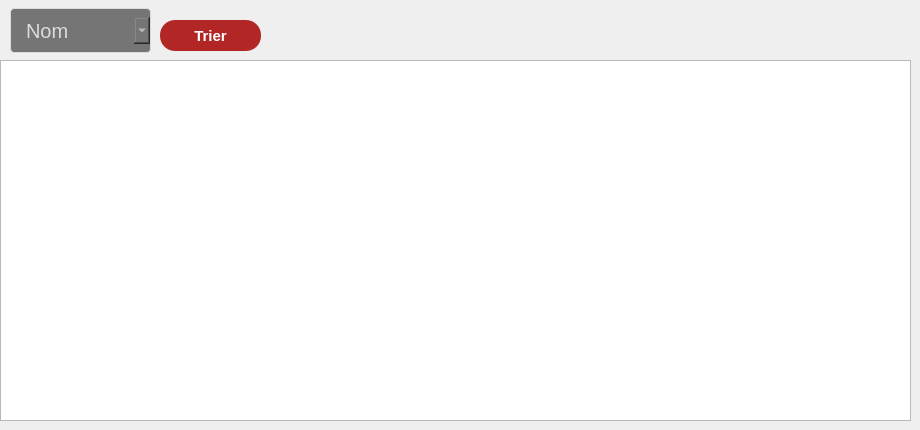
        <widget class="QWidget" name="tab_9">
         <attribute name="title">
          <string>Trier</string>
         </attribute>
         <widget class="QPushButton" name="trier">
          <property name="geometry">
           <rect>
            <x>160</x>
            <y>20</y>
            <width>101</width>
            <height>31</height>
           </rect>
          </property>
          <property name="font">
           <font>
            <family>Arial</family>
            <pointsize>-1</pointsize>
            <weight>75</weight>
            <bold>true</bold>
           </font>
          </property>
          <property name="styleSheet">
           <string notr="true">QPushButton {
color: #fff;
background:#b22626;
border-radius: 15px;
font-size:15px;
font-family:Arial, Helvetica, sans-serif;
}
QPushButton:hover {
color:#fff;
border:15px;
background:#6a1616;
}</string>
          </property>
          <property name="text">
           <string>Trier</string>
          </property>
         </widget>
         <widget class="QComboBox" name="comboBox_trier">
          <property name="geometry">
           <rect>
            <x>10</x>
            <y>0</y>
            <width>141</width>
            <height>61</height>
           </rect>
          </property>
          <property name="styleSheet">
           <string notr="true">QComboBox {
  width: 100%;
  padding: 10px 15px;
  margin: 8px 0;
  display: inline-block;
  border: 1px solid #dcdcdc;
  border-radius: 4px;
  box-sizing: border-box;
  background: #757575;
  color: #dcdcdc;
  font-size: 20px;
font-family:Arial, Helvetica, sans-serif;
}</string>
          </property>
          <item>
           <property name="text">
            <string>Nom</string>
           </property>
          </item>
          <item>
           <property name="text">
            <string>Quantité</string>
           </property>
          </item>
          <item>
           <property name="text">
            <string>Delai</string>
           </property>
          </item>
         </widget>
         <widget class="QTableView" name="tab_trier">
          <property name="geometry">
           <rect>
            <x>0</x>
            <y>60</y>
            <width>911</width>
            <height>361</height>
           </rect>
          </property>
         </widget>
        </widget>
